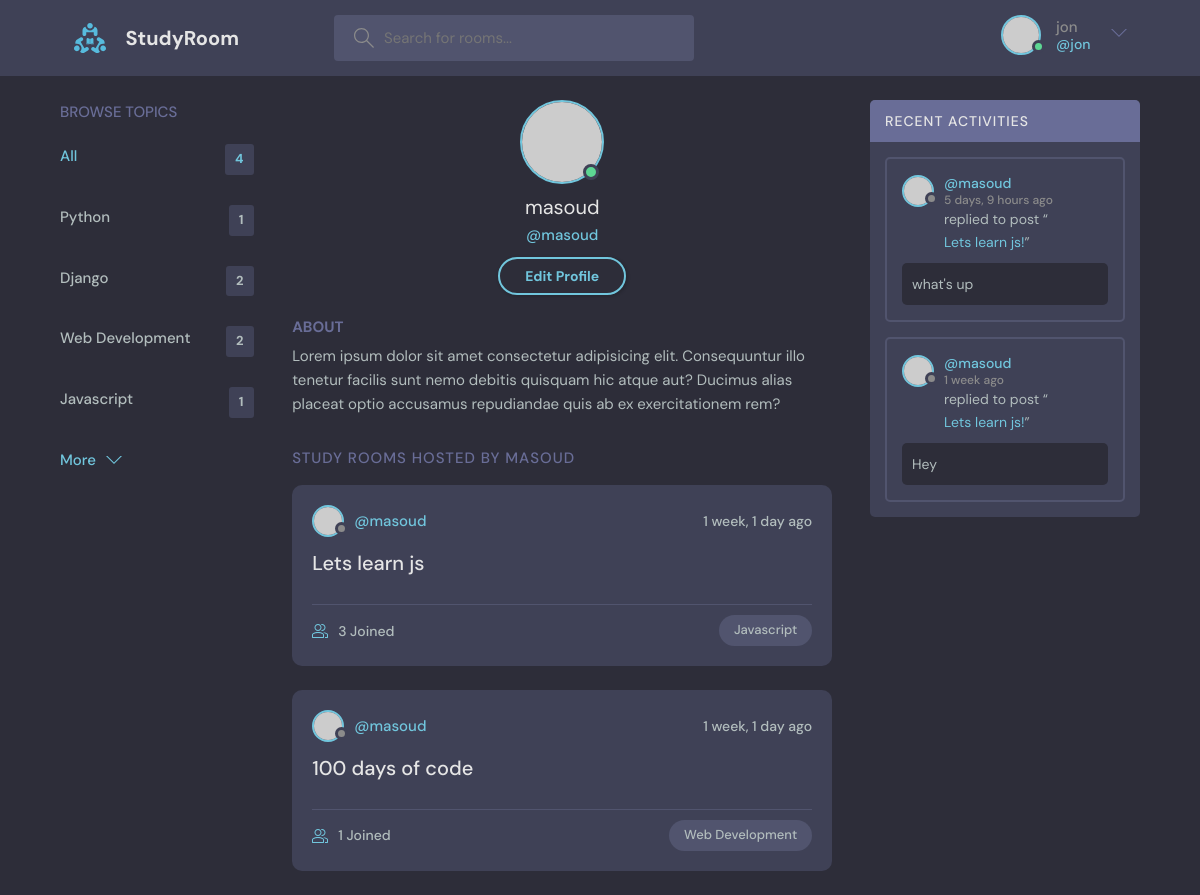
The page /profile/1/ (signed in) on the database its author committed.
### base/models.py (models this page shows, shortened)
class Topic(models.Model):
    name = models.CharField(max_length=200)

class Room(models.Model):
    host = models.ForeignKey(User, on_delete=models.SET_NULL, null=True)
    topic = models.ForeignKey(Topic, on_delete=models.SET_NULL, null=True)
    name = models.CharField(max_length=200)
    description = models.TextField(null=True, blank=True)
    participants = models.ManyToManyField(
        User, related_name='participants', blank=True)
    updated = models.DateTimeField(auto_now=True)
    created = models.DateTimeField(auto_now_add=True)
    class Meta:
        ordering = ['-updated', '-created']
    def __str__(self):
        return self.name

class Message(models.Model):
    user = models.ForeignKey(User, on_delete=models.CASCADE)
    room = models.ForeignKey(Room, on_delete=models.CASCADE)
    body = models.TextField()
    updated = models.DateTimeField(auto_now=True)
    created = models.DateTimeField(auto_now_add=True)
    class Meta:
        ordering = ['-updated', '-created']
    def __str__(self):
        return self.body[0:50]

### base/views.py (the view)
# urls.py: path('profile/<str:pk>/', views.userProfile, name="user-profile"),
def userProfile(request, pk):
    user = User.objects.get(id=pk)
    room_messages = user.message_set.all()
    topics = Topic.objects.all()
    rooms = user.room_set.all()
    context = {'user': user, 'rooms': rooms,
               'room_messages': room_messages, 'topics': topics}
    return render(request, 'base/profile.html', context)

### base/templates/base/profile.html
{% extends 'main.html' %} {% block content %}
  <main class="profile-page layout layout--3">
    <div class="container">
 {% include 'base/topics_component.html' %}
      <div class="roomList">
        <div class="profile">
          <div class="profile__avatar">
            <div class="avatar avatar--large active">
              <img src="https://randomuser.me/api/portraits/men/11.jpg" />
            </div>
          </div>
          <div class="profile__info">
            <h3>{{user.username}}  </h3>
            <p>@{{user.username}}</p>
            <a href="edit-user.html" class="btn btn--main btn--pill">Edit Profile</a>
          </div>
          <div class="profile__about">
            <h3>About</h3>
            <p>
              Lorem ipsum dolor sit amet consectetur adipisicing elit. Consequuntur illo tenetur
              facilis sunt nemo debitis quisquam hic atque aut? Ducimus alias placeat optio
              accusamus repudiandae quis ab ex exercitationem rem?
            </p>
          </div>
        </div>
        <div class="roomList__header">
          <div>
            <h2>Study Rooms Hosted by {{user.username}}</a>
            </h2>
          </div>
        </div>
          {% include 'base/feed_component.html' %}
      </div>
{% include 'base/activity_component.html' %}
    </div>
  </main>
  {% endblock %}

### templates/navbar.html (shortened to what this page needs)
{% load static %}
<header class="header header--loggedIn">
    <div class="container">
        <a href="{% url 'home' %}" class="header__logo">
            <img src="{% static 'images/logo.svg' %}" />
            <h1>StudyRoom</h1>
        </a>
        <form class="header__search" method="GET" action="{% url 'home' %}">
            <label>
                <input placeholder="Search for rooms..." name="q" />
            </label>
        </form>
        <nav class="header__menu">
            {% if request.user.is_authenticated %}
            <div class="header__user">
                <a href="profile.html">
                    <div class="avatar avatar--medium active">
                        <img
                            src="https://randomuser.me/api/portraits/men/37.jpg"
                        />
                    </div>
                    <p>
                        {{request.user.username}}
                        <span> @{{request.user.username}} </span>
                    </p>
                </a>
                <button class="dropdown-button">
                    <svg
                        version="1.1"
                        xmlns="http://www.w3.org/2000/svg"
                        width="32"
                        height="32"
                        viewBox="0 0 32 32"
                    >
                        <title>chevron-down</title>
                        <path
                            d="M16 21l-13-13h-3l16 16 16-16h-3l-13 13z"
                        ></path>
                    </svg>
                </button>
            </div>
            {% else %}
            <a href="{% url 'login' %}">
                <img src="{% static 'images/avatar.svg' %}" />
                <p>Login</p>
            </a>
            {% endif %}
        </nav>
    </div>
</header>

### base/templates/base/topics_component.html
<div class="topics">
    <div class="topics__header">
        <h2>Browse Topics</h2>
    </div>
    <ul class="topics__list">
        <li>
            <a href="{% url 'home' %}" class="active">
                All <span>{{topics.count}}</span>
            </a>
        </li>
        {% for topic in topics %}
        <li>
            <a href="{% url 'home'  %}?q={{topic.name}}">
                {{topic.name}}<span>{{topic.room_set.all.count}}</span>
            </a>
        </li>
        {% endfor %}
    </ul>
    <a class="btn btn--link" href="topics.html">
        More
        <svg
            version="1.1"
            xmlns="http://www.w3.org/2000/svg"
            width="32"
            height="32"
            viewBox="0 0 32 32"
        >
            <title>chevron-down</title>
            <path d="M16 21l-13-13h-3l16 16 16-16h-3l-13 13z"></path>
        </svg>
    </a>
</div>

### base/templates/base/feed_component.html (shortened to what this page needs)
{% for room in rooms %}
<div class="roomListRoom">
    <div class="roomListRoom__header">
        <a
            href="{% url 'user-profile' room.host.id %}"
            class="roomListRoom__author"
        >
            <div class="avatar avatar--small">
                <img src="https://randomuser.me/api/portraits/women/11.jpg" />
            </div>
            <span>@{{room.host.username}}</span>
        </a>
        <div class="roomListRoom__actions">
            <span>{{room.created|timesince}} ago</span>
        </div>
    </div>
    <div class="roomListRoom__content">
        <a href="{% url 'room' room.id %}">{{room.name}}</a>
    </div>
    <div class="roomListRoom__meta">
        <a href="{% url 'room' room.id %}" class="roomListRoom__joined">
            {{room.participants.all.count}} Joined
        </a>
        <p class="roomListRoom__topic">{{room.topic.name}}</p>
    </div>
</div>
{% endfor %}

### base/templates/base/activity_component.html (shortened to what this page needs)
<div class="activities">
    <div class="activities__header">
        <h2>Recent Activities</h2>
    </div>
    {% for message in room_messages %}
    <div class="activities__box">
        <div class="activities__boxHeader roomListRoom__header">
            <a
                href="{% url 'user-profile' message.user.id %}"
                class="roomListRoom__author"
            >
                <div class="avatar avatar--small">
                    <img
                        src="https://randomuser.me/api/portraits/women/11.jpg"
                    />
                </div>
                <p>
                    @{{message.user}}
                    <span>{{message.created|timesince}} ago</span>
                </p>
            </a>
        </div>
        <div class="activities__boxContent">
            <p>
                replied to post “<a href="{% url 'room' message.room.id %}"
                    >{{message.room}}!</a
                >”
            </p>
            <div class="activities__boxRoomContent">{{message}}</div>
        </div>
    </div>
    {% endfor %}
</div>

### rows shown on the page
Topic: name "Python", room_set.all.count "1"
Topic: name "Django", room_set.all.count "2"
Topic: name "Web Development", room_set.all.count "2"
Topic: name "Javascript", room_set.all.count "1"
Room: host.username "masoud", created "1 week, 1 day", name "Lets learn js", participants.all.count "3", topic.name "Javascript"
Room: host.username "masoud", created "1 week, 1 day", name "100 days of code", participants.all.count "1", topic.name "Web Development"
Message: user "masoud", created "5 days, 9 hours", room "Lets learn js", body "what's up"
Message: user "masoud", created "1 week", room "Lets learn js", body "Hey"

### other values the page prints
{{ request.user.username }} "jon"
{{ topics.count }} "4"
{{ user.username }} "masoud"
{{ user.username }} "MASOUD"
